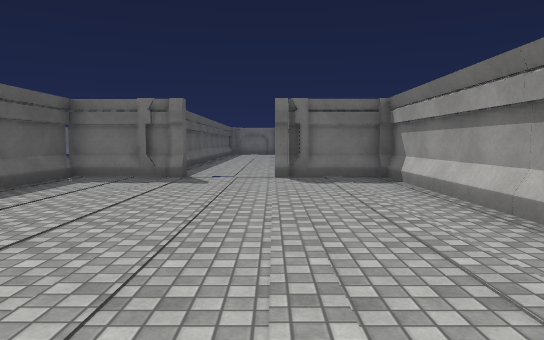
view 1 (above)

14 first-person views from a walk through a 3-D level made in the Unity game engine. The camera is 1.3 m above the floor, tilts 4° down and sees 70° across. The floor is counted in squares, 2 m on a side. Each view is taken from the middle of a square. On the plan, view 1 faces up. The plan holds only what a view shows up to about 11 squares ahead; the rest is blank. The place goes on beyond the plan. The player is left out. Some animated figures are not drawn. Surface patterns are stand-ins for the level's own textures.

view 2
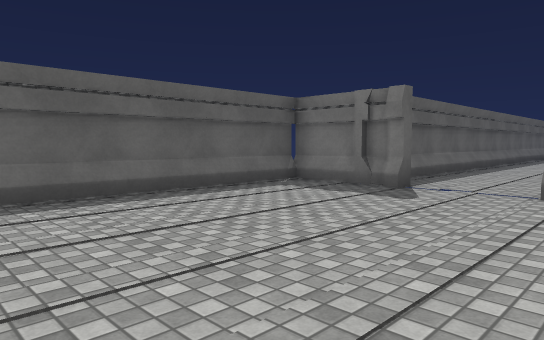

view 3
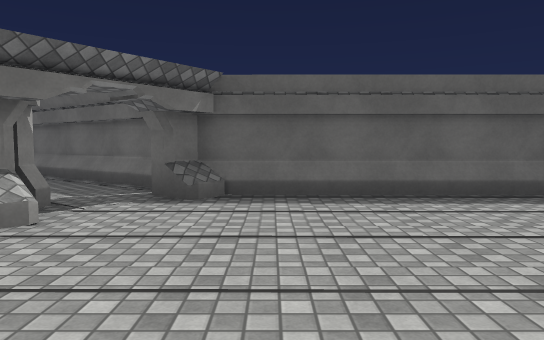

view 4
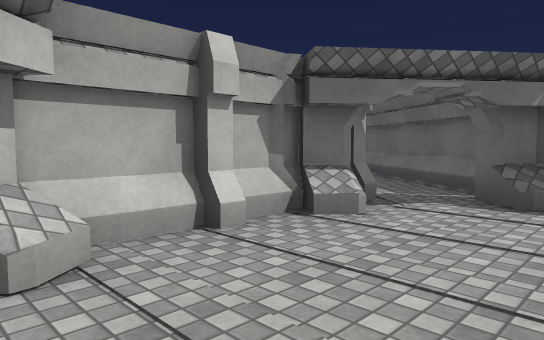

view 5
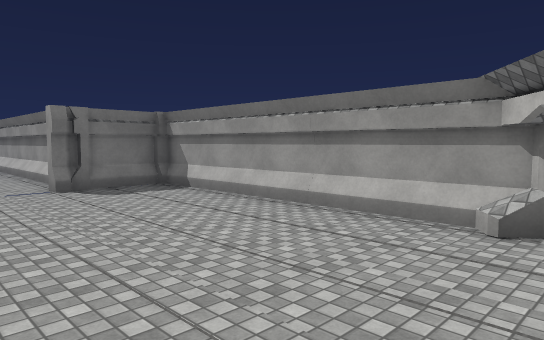

view 6
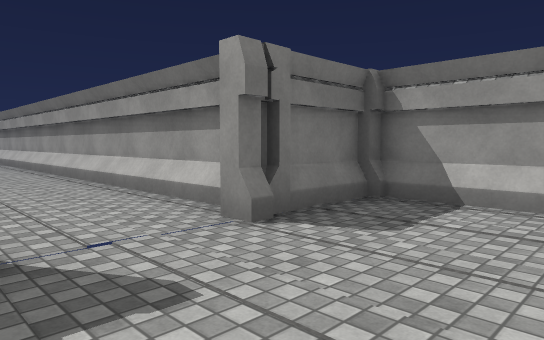

view 7
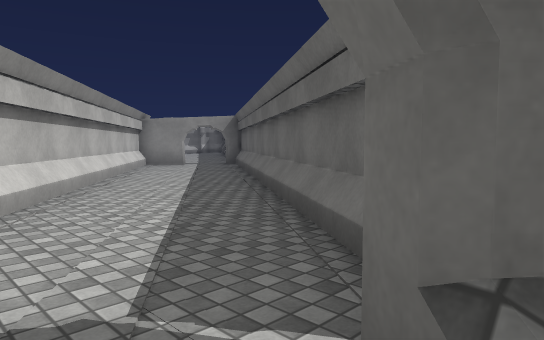

view 8
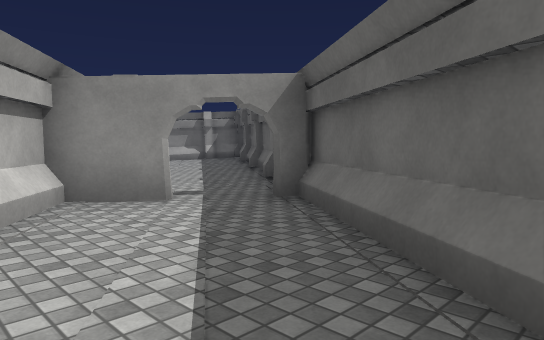

view 9
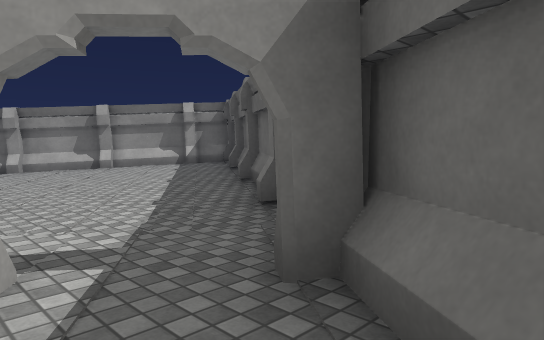

view 10
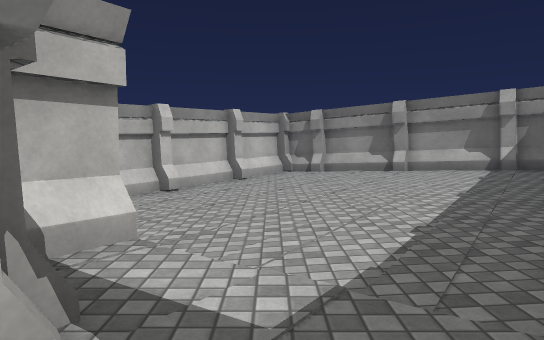

view 11
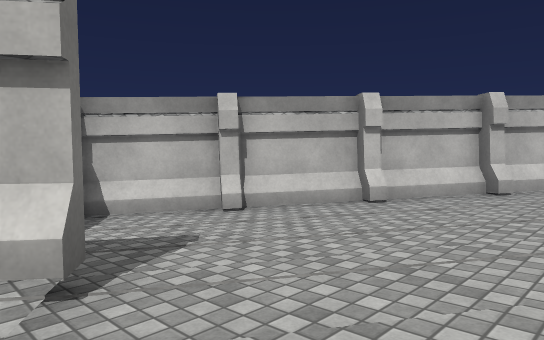

view 12
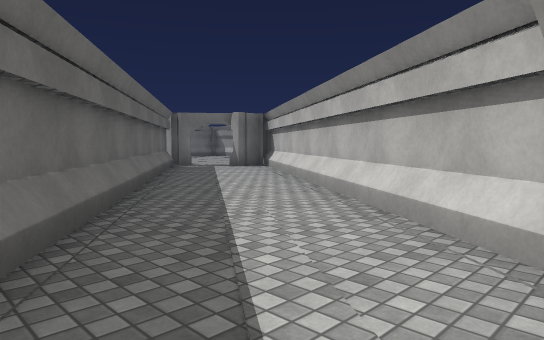

view 13
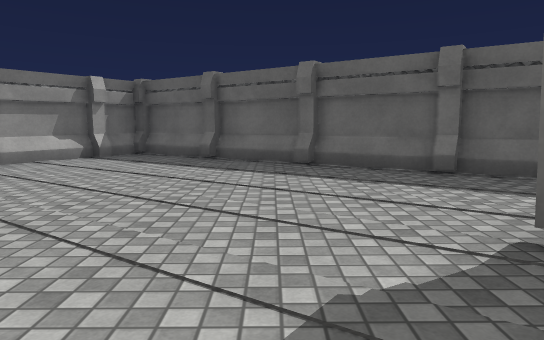

view 14
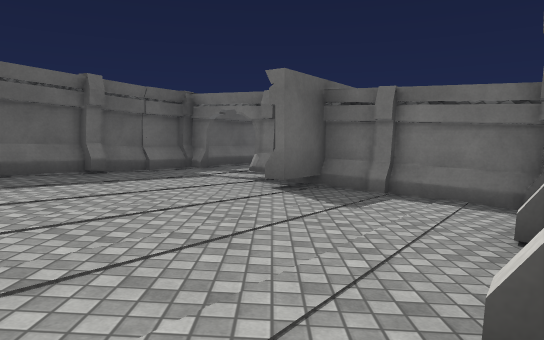

### Floor plan
Key: @ floor where view 1 was taken; # wall or solid block; . main floor; : floor 0.25 m higher than the main floor; - floor 0.25 m lower than the main floor; _ floor 0.5 m lower than the main floor; / step, stairs or slope; G gate.
Columns run from 15 left of view 1 to 3 right of it. Each row starts with its distance up from view 1.
 13             #...#
 12             #...#
 11             #...#
 10             #...#
  9             #...#
  8            ##G..###
  7            #....#.#
  6            #......#
  5            #......#
  4            #......#
  3            #......#
  2            #......#
  1           ##.....##
  0          ##../.@##
 -1         ##..#####
 -2         #...##
 -3        ##...#
 -4       ##...##
 -5       #...##
 -6      ##...#
 -7     ##...##
 -8    ##...##
 -9    #/.G##
-10   ##.//###
-11  ##..---/#
-12  #/..--__#
-13 ##:..---##
-14 #:...--_#
-15 #::..--##
-16 ##/..-/#
-17  ###--##
-18    ####

Positions as (right, up) in squares from view 1, and headings:
1: (0, 0), facing up
2: (1, 2), facing up-left
3: (1, 2), facing left
4: (1, 2), facing down-left
5: (-2, 0), facing up-right
6: (-2, 5), facing up-right
7: (-3, 1), facing down-left
8: (-7, -5), facing down-left
9: (-9, -7), facing down-left
10: (-10, -8), facing down
11: (-11, -10), facing down-right
12: (-10, -9), facing up-right
13: (-7, -12), facing left
14: (-9, -16), facing up
